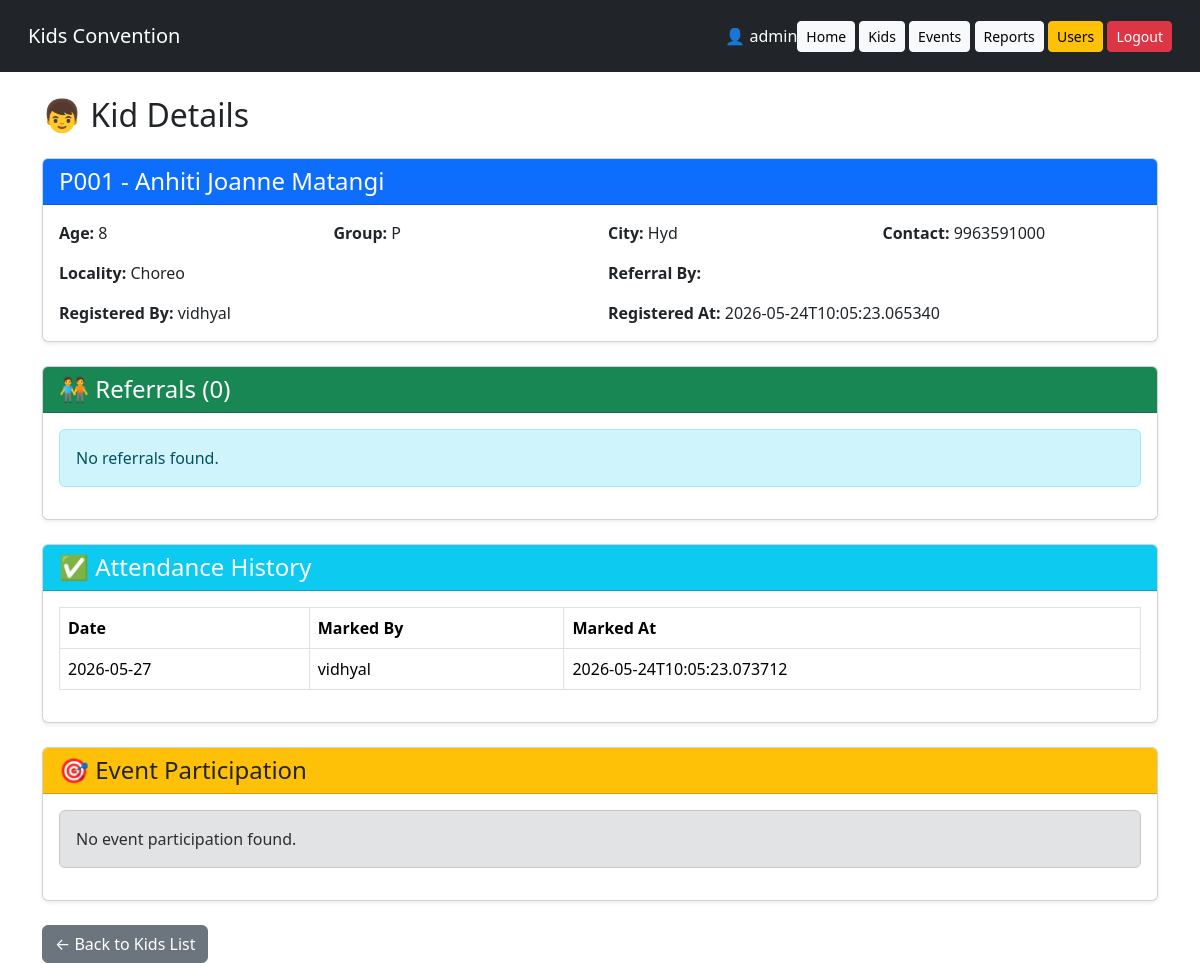
Page /kid/P001 (signed in) on the earlier database version.
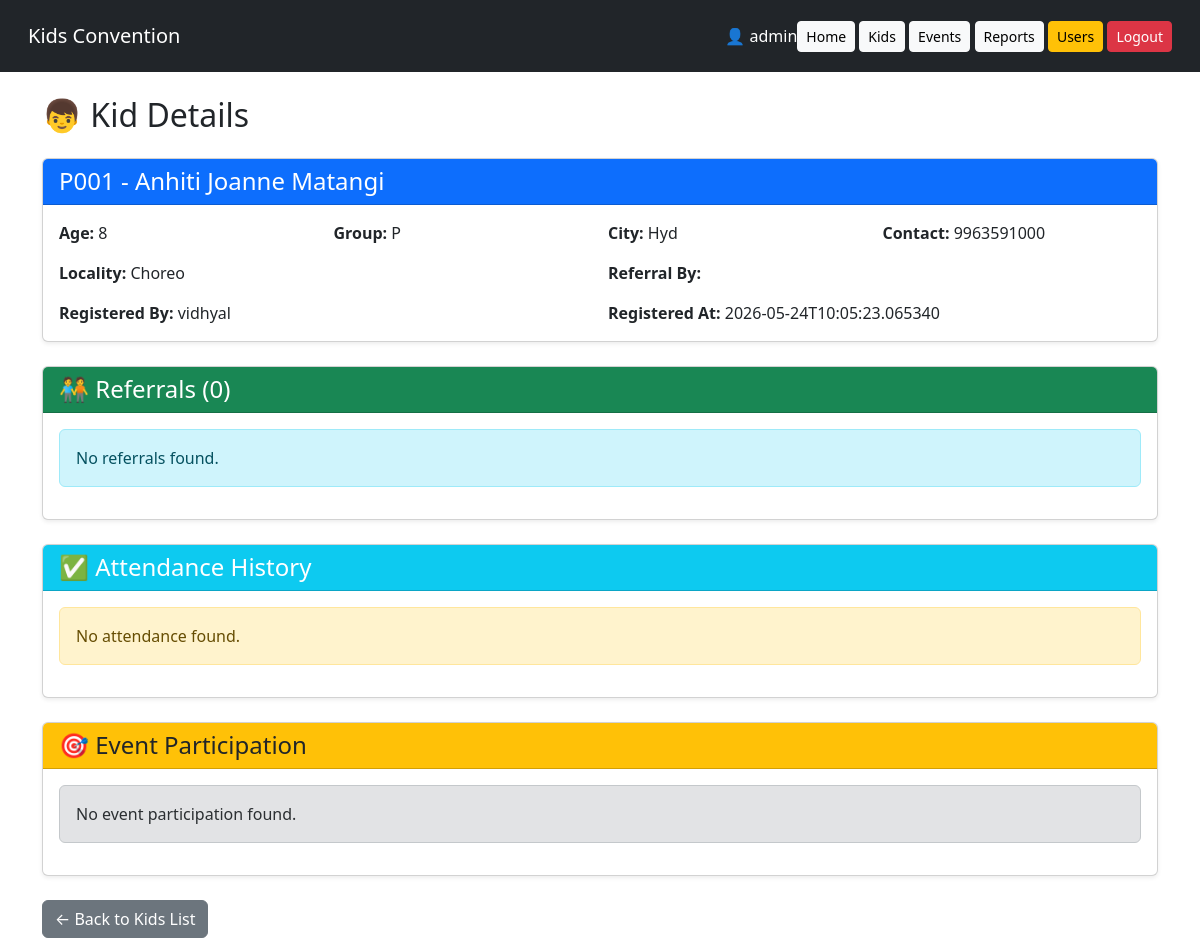
Same page on the later database version.
### models.py (models this page shows)
class User(db.Model):
    id = db.Column(db.Integer, primary_key=True)
    username = db.Column(db.String(100), unique=True)
    fullname = db.Column(db.String(200))
    phonenumber = db.Column(db.String(10))
    password = db.Column(db.String(500))

class Kid(db.Model):
    id = db.Column(db.Integer, primary_key=True)
    kid_id = db.Column(db.String(20), unique=True)
    name = db.Column(db.String(200))
    age = db.Column(db.Integer)
    age_group = db.Column(db.String(5))
    locality = db.Column(db.String(200))
    city = db.Column(db.String(200))
    contactnumber = db.Column(db.String(10))
    parent_kid_id = db.Column(db.String(20))
    registered_by = db.Column(db.String(100))
    registered_at = db.Column(db.String(100))

class Attendance(db.Model):
    id = db.Column(db.Integer, primary_key=True)
    kid_id = db.Column(db.String(20))
    day = db.Column(db.String(20))
    marked_by = db.Column(db.String(100))
    marked_at = db.Column(db.String(100))

### app.py (the view)
@app.route("/kid/<kid_id>")
@login_required
def kid_details(kid_id):
    kid = Kid.query.filter_by(
        kid_id=kid_id
    ).first()
    if not kid:
        flash("Kid not found", "danger")
        return redirect(url_for("kids"))
    referrals = Kid.query.filter_by(
        parent_kid_id=kid_id
    ).all()
    attendance = Attendance.query.filter_by(
        kid_id=kid_id
    ).order_by(
        Attendance.marked_at
    ).all()
    event_participation = db.session.query(
        EventParticipant,
        Event
    ).join(
        Event,
        EventParticipant.event_id == Event.event_id
    ).filter(
        EventParticipant.kid_id == kid_id
    ).all()
    return render_template(
        "kid_details.html",
        kid=kid,
        referrals=referrals,
        attendance=attendance,
        event_participation=event_participation
    )

### app.py (called while the page is built)
@login_manager.user_loader
def load_user(username):
    user = User.query.filter_by(username=username).first()
    if user:
        return LoginUser(user.username)
    return None

### templates/kid_details.html (shortened to what this page needs)
{% extends 'base.html' %}
{% block content %}
<h2 class="mb-4">
    👦 Kid Details
</h2>
<div class="card shadow-sm mb-4">
    <div class="card-header bg-primary text-white">
        <h4 class="mb-0">
            {{ kid.kid_id }} - {{ kid.name }}
        </h4>
    </div>
    <div class="card-body">
        <div class="row g-3">
            <div class="col-md-3">
                <strong>Age:</strong>
                {{ kid.age }}
            </div>
            <div class="col-md-3">
                <strong>Group:</strong>
                {{ kid.age_group }}
            </div>
            <div class="col-md-3">
                <strong>City:</strong>
                {{ kid.city }}
            </div>
            <div class="col-md-3">
                <strong>Contact:</strong>
                {{ kid.contactnumber }}
            </div>
            <div class="col-md-6">
                <strong>Locality:</strong>
                {{ kid.locality }}
            </div>
            <div class="col-md-6">
                <strong>Referral By:</strong>
            </div>
            <div class="col-md-6">
                <strong>Registered By:</strong>
                {{ kid.registered_by }}
            </div>
            <div class="col-md-6">
                <strong>Registered At:</strong>
                {{ kid.registered_at }}
            </div>
        </div>
    </div>
</div>
<div class="card shadow-sm mb-4">
    <div class="card-header bg-success text-white">
        <h4 class="mb-0">
            🧑‍🤝‍🧑 Referrals
            ({{ referrals|length }})
        </h4>
    </div>
    <div class="card-body">
        {% if referrals %}
        <div class="table-responsive">
            <table class="table table-bordered">
                <thead>
                    <tr>
                        <th>Kid ID</th>
                        <th>Name</th>
                        <th>Age</th>
                        <th>City</th>
                    </tr>
                </thead>
                <tbody>
                    {% for r in referrals %}
                    <tr>
                        <td>
                            <a href="/kid/{{ r.kid_id }}">
                                {{ r.kid_id }}
                            </a>
                        </td>
                        <td>{{ r.name }}</td>
                        <td>{{ r.age }}</td>
                        <td>{{ r.city }}</td>
                    </tr>
                    {% endfor %}
                </tbody>
            </table>
        </div>
        {% else %}
        <div class="alert alert-info">
            No referrals found.
        </div>
        {% endif %}
    </div>
</div>
<div class="card shadow-sm mb-4">
    <div class="card-header bg-info text-white">
        <h4 class="mb-0">
            ✅ Attendance History
        </h4>
    </div>
    <div class="card-body">
        {% if attendance %}
        <div class="table-responsive">
            <table class="table table-bordered">
                <thead>
                    <tr>
                        <th>Date</th>
                        <th>Marked By</th>
                        <th>Marked At</th>
                    </tr>
                </thead>
                <tbody>
                    {% for a in attendance %}
                    <tr>
                        <td>{{ a.day }}</td>
                        <td>{{ a.marked_by }}</td>
                        <td>{{ a.marked_at }}</td>
                    </tr>
                    {% endfor %}
                </tbody>
            </table>
        </div>
        {% else %}
        <div class="alert alert-warning">
            No attendance found.
        </div>
        {% endif %}
    </div>
</div>
<div class="card shadow-sm mb-4">
    <div class="card-header bg-warning">
        <h4 class="mb-0">
            🎯 Event Participation
        </h4>
    </div>
    <div class="card-body">
        {% if event_participation %}
        <div class="table-responsive">
            <table class="table table-bordered">
                <thead>
                    <tr>
                        <th>Event</th>
                        <th>Added By</th>
                        <th>Added At</th>
                    </tr>
                </thead>
                <tbody>
                    {% for ep, e in event_participation %}
                    <tr>
                        <td>{{ e.event_name }}</td>
                        <td>{{ ep.added_by }}</td>
                        <td>{{ ep.added_at }}</td>
                    </tr>
                    {% endfor %}
                </tbody>
            </table>
        </div>
        {% else %}
        <div class="alert alert-secondary">
            No event participation found.
        </div>
        {% endif %}
    </div>
</div>
<a href="/kids"
   class="btn btn-secondary">
    ← Back to Kids List
</a>
{% endblock %}

### templates/base.html (shortened to what this page needs)
<!DOCTYPE html>
<html>
<head>
<link href="https://cdn.jsdelivr.net/npm/bootstrap@5.3.3/dist/css/bootstrap.min.css" rel="stylesheet">
</head>
<body>
<nav class="navbar navbar-expand-lg navbar-dark bg-dark p-3">
<div class="container-fluid">
<a class="navbar-brand" href="/">Kids Convention</a>
        <div class="ms-auto text-white">
            {% if current_user.is_authenticated %}
                👤 {{ current_user.id }}
            {% endif %}
        </div>
<div>
<a href="/" class="btn btn-light btn-sm">Home</a>
<a href="/kids" class="btn btn-light btn-sm">Kids</a>
<a href="/events" class="btn btn-light btn-sm">Events</a>
<a href="/reports" class="btn btn-light btn-sm">Reports</a>
{% if current_user.id == 'admin' %}
<a href="/users" class="btn btn-warning btn-sm">Users</a>
{% endif %}
<a href="/logout" class="btn btn-danger btn-sm">Logout</a>
</div>
</div>
</nav>
<div class="container mt-4">
{% block content %}{% endblock %}
</div>
</body>
</html>

Differences in the rows shown:
removed Attendance: day "2026-05-27", marked_by "vidhyal", marked_at "2026-05-24T10:05:23.073712"
Other differences:
text no longer shown: "Date Marked By Marked At"
text now shown: "No attendance found."
